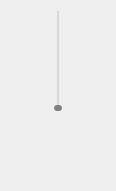
<?xml version="1.0" encoding="UTF-8"?>
<ui version="4.0">
 <class>VolumeWgtClass</class>
 <widget class="QWidget" name="VolumeWgtClass">
  <property name="geometry">
   <rect>
    <x>0</x>
    <y>0</y>
    <width>116</width>
    <height>191</height>
   </rect>
  </property>
  <property name="minimumSize">
   <size>
    <width>30</width>
    <height>0</height>
   </size>
  </property>
  <property name="maximumSize">
   <size>
    <width>116</width>
    <height>16777215</height>
   </size>
  </property>
  <property name="windowTitle">
   <string>VolumeWgt</string>
  </property>
  <property name="styleSheet">
   <string notr="true">QSlider#VolumeSlider::groove:vertical {
    background: #F0F0F0;
    width: 2px;
}

QSlider#VolumeSlider::sub-page:vertical {
    background: #d9d8d9
}

QSlider#VolumeSlider::add-page:vertical {
    background: #808080;
}

QSlider#VolumeSlider::handle:vertical
{
    background: #808080;
    height:6px;
    margin:0px -3px 0px -3px;
    border-radius: 3px;
}

QSlider#VolumeSlider::handle:vertical:hover {
    height:6px;
    background-color:#808080;
    margin:0px -3px 0px -3px;
    border-radius: 3px;
}

QSlider#VolumeSlider::sub-page:vertical:disabled {
    background: #808080;
}

QSlider#VolumeSlider::add-page:vertical:disabled {
    background: #808080;
}

QSlider#VolumeSlider::handle:vertical:disabled {
    height: 6px;
    background-color:#d9d8d9;
    margin:-3px 0px -3px 0px;
    border-radius: 3px;
}
</string>
  </property>
  <layout class="QVBoxLayout" name="verticalLayout_3">
   <property name="spacing">
    <number>0</number>
   </property>
   <property name="leftMargin">
    <number>0</number>
   </property>
   <property name="topMargin">
    <number>11</number>
   </property>
   <property name="rightMargin">
    <number>0</number>
   </property>
   <property name="bottomMargin">
    <number>11</number>
   </property>
   <item>
    <layout class="QVBoxLayout" name="verticalLayout_2">
     <item>
      <layout class="QHBoxLayout" name="horizontalLayout">
       <item>
        <spacer name="horizontalSpacer">
         <property name="orientation">
          <enum>Qt::Horizontal</enum>
         </property>
         <property name="sizeHint" stdset="0">
          <size>
           <width>40</width>
           <height>20</height>
          </size>
         </property>
        </spacer>
       </item>
       <item>
        <layout class="QVBoxLayout" name="verticalLayout">
         <item>
          <widget class="QSlider" name="VolumeSlider">
           <property name="sizePolicy">
            <sizepolicy hsizetype="Minimum" vsizetype="Expanding">
             <horstretch>0</horstretch>
             <verstretch>0</verstretch>
            </sizepolicy>
           </property>
           <property name="minimumSize">
            <size>
             <width>0</width>
             <height>100</height>
            </size>
           </property>
           <property name="maximumSize">
            <size>
             <width>30</width>
             <height>100</height>
            </size>
           </property>
           <property name="maximum">
            <number>100</number>
           </property>
           <property name="pageStep">
            <number>0</number>
           </property>
           <property name="tracking">
            <bool>true</bool>
           </property>
           <property name="orientation">
            <enum>Qt::Vertical</enum>
           </property>
          </widget>
         </item>
         <item>
          <widget class="QLabel" name="VolumeNum">
           <property name="sizePolicy">
            <sizepolicy hsizetype="Minimum" vsizetype="Expanding">
             <horstretch>0</horstretch>
             <verstretch>0</verstretch>
            </sizepolicy>
           </property>
           <property name="minimumSize">
            <size>
             <width>30</width>
             <height>0</height>
            </size>
           </property>
           <property name="maximumSize">
            <size>
             <width>30</width>
             <height>16777215</height>
            </size>
           </property>
           <property name="text">
            <string/>
           </property>
           <property name="alignment">
            <set>Qt::AlignCenter</set>
           </property>
           <property name="margin">
            <number>0</number>
           </property>
          </widget>
         </item>
        </layout>
       </item>
       <item>
        <spacer name="horizontalSpacer_2">
         <property name="orientation">
          <enum>Qt::Horizontal</enum>
         </property>
         <property name="sizeHint" stdset="0">
          <size>
           <width>40</width>
           <height>20</height>
          </size>
         </property>
        </spacer>
       </item>
      </layout>
     </item>
     <item>
      <spacer name="verticalSpacer">
       <property name="orientation">
        <enum>Qt::Vertical</enum>
       </property>
       <property name="sizeHint" stdset="0">
        <size>
         <width>20</width>
         <height>40</height>
        </size>
       </property>
      </spacer>
     </item>
    </layout>
   </item>
  </layout>
 </widget>
 <layoutdefault spacing="6" margin="11"/>
 <resources/>
 <connections/>
</ui>
